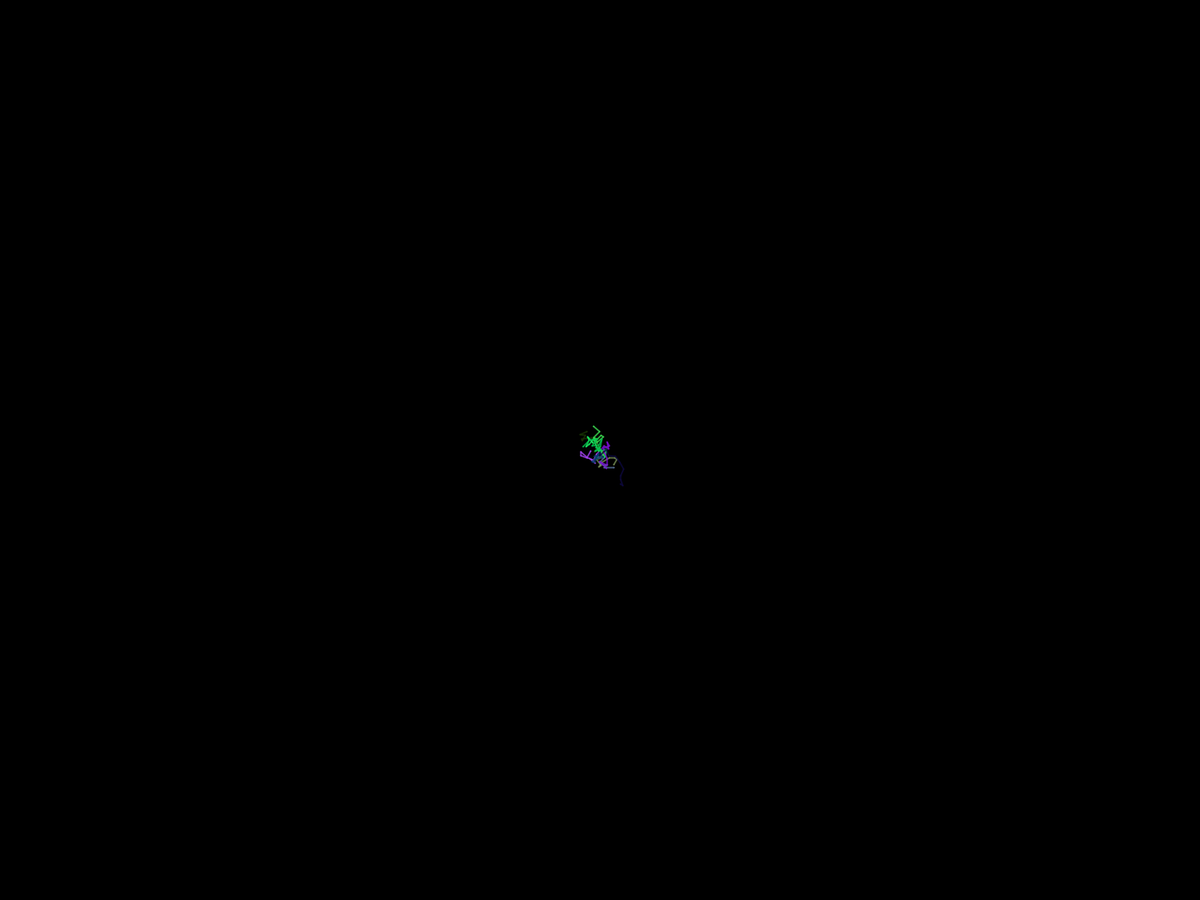
Frame 1 (no input)
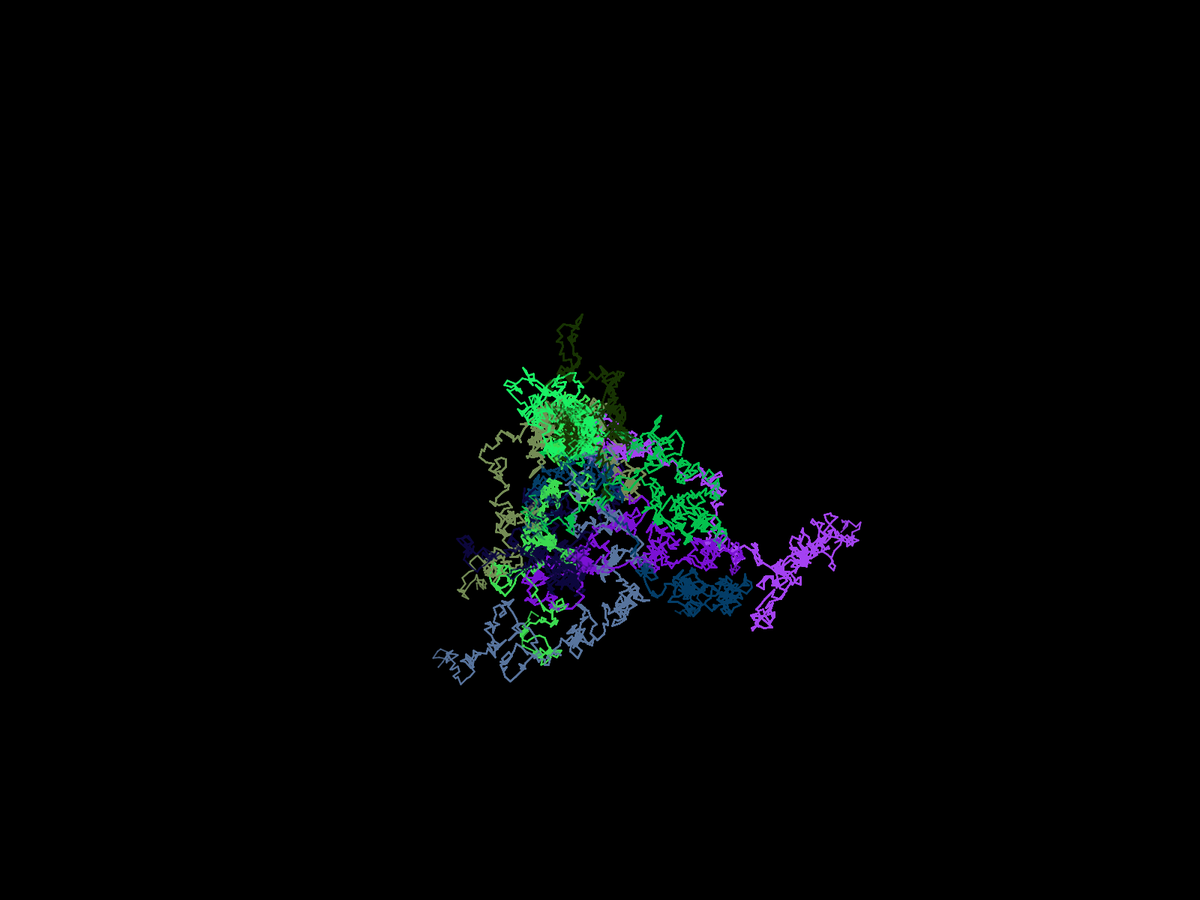
Frame 60 (the mouse pressed at the canvas centre just before this capture)
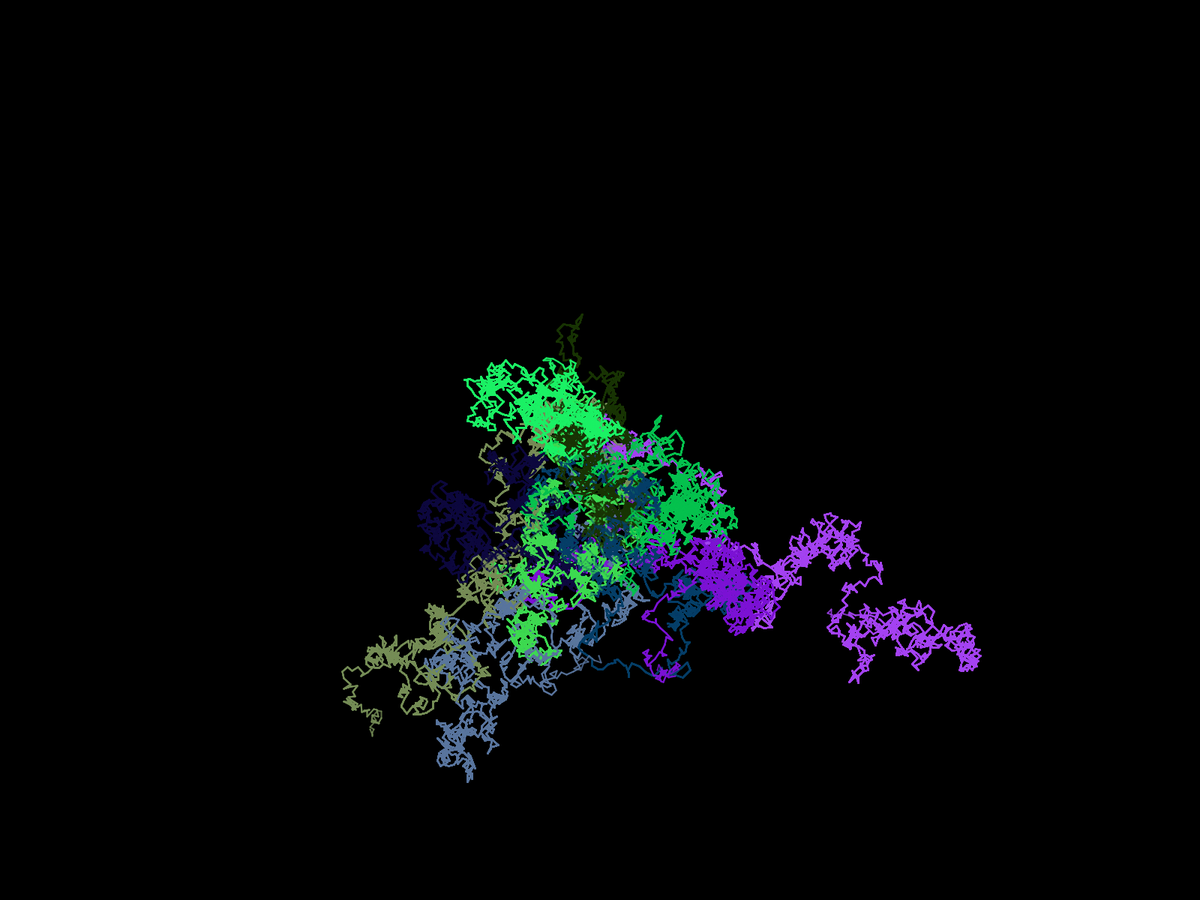
Frame 120 (the mouse held since frame 60 and released just before this capture)

The Processing sketch that drew these frames (run headless with seeded random() and noise(); from frame 60 on, the mouse is pressed at the canvas centre):

// Processing sketch: Brownian
// ── Brownian.pde
int savedPoints = 500;
int range = 10;
int parts = 10;

Particle[] particles = new Particle[parts];

float[] ax = new float[savedPoints];
float[] ay = new float[savedPoints]; 


void setup() 
{
  background(0);
  //size(800, 600);
  fullScreen();
  for (int i = 0; i < parts; i++){
    particles[i] = new Particle();
  }
  frameRate(40);
}

void draw() 
{
  
  
  for (Particle p : particles){
    for (int i = 0; i < 10; i++){
      p.move(); //<>// //<>//
    }
    p.show();
  }
}

// ── Particle.pde
class Particle{
  
  float[] x;
  float[] y;
  color c;
  
  Particle(){
    x = new float[savedPoints];
    y = new float[savedPoints];
    c = color(random(0,255), random(0,255), random(0,255));
    for(int i = 0; i < savedPoints; i++) {
        x[i] = width/2;
        y[i] = height/2;
      }
    }
  void move(){
    
    // Shift all elements 1 place to the left
    for(int i = 1; i < savedPoints; i++) {
      x[i-1] = x[i];
      y[i-1] = y[i];
    }
    // Put a new value at the end of the array
    x[savedPoints-1] += random(-range, range);
    y[savedPoints-1] += random(-range, range);

    // Wrap points
    if (x[savedPoints-1] < 0){
      x[savedPoints-1] += width;
    }
    if (x[savedPoints-1] > width){
      x[savedPoints-1] -= width;
    }
    if (y[savedPoints-1] < 0){
      y[savedPoints-1] += height;
    }
    if (y[savedPoints-1] > height){
      y[savedPoints-1] -= height;
    }
  }
  
  void show(){
    // Draw a line connecting the points
    float tempX;
    float tempY;
    for(int i = 1; i < savedPoints; i++) {    
      float alpha = float(i)/savedPoints * 204.0;
      stroke(c, alpha);
      strokeWeight(2);
      //if ((x[i-1] - x[i])*(x[i-1] - x[i]) <= range*range && 
      //(y[i-1] - y[i])*(y[i-1] - y[i]) <= range*range){
      //  line(x[i-1], y[i-1], x[i], y[i]);
      //}
      if ((x[i-1] - x[i])*(x[i-1] - x[i]) > range*range){
        // draw from old point to side and then from other side to new point
        continue;
      }
      if ((y[i-1] - y[i])*(y[i-1] - y[i]) > range*range){
        
        continue;
      }
      line(x[i-1], y[i-1], x[i], y[i]);
    }
    strokeWeight(2);
    point(x[savedPoints-1], y[savedPoints-1]);
  }
  
}
